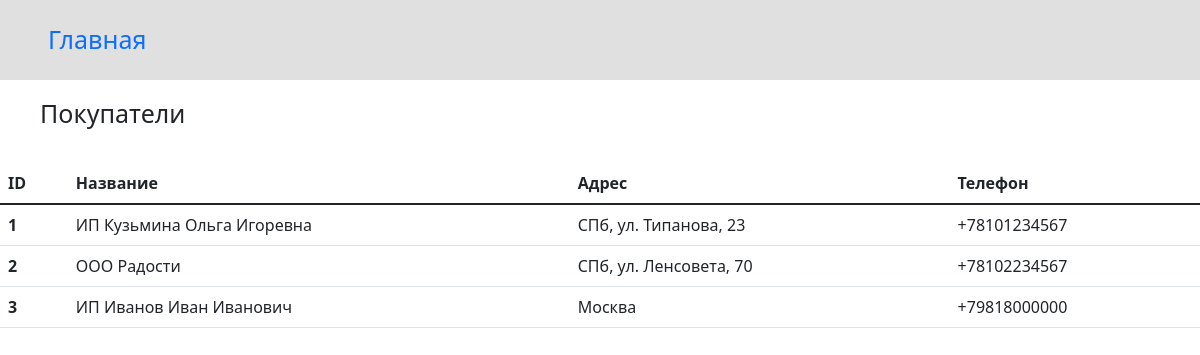
The page /show_customers/ on the database its author committed.
### store_app/models.py (models this page shows, shortened)
class Customer(models.Model):
    customer_name = models.CharField(max_length=100)
    customer_address = models.CharField(max_length=200, null=True, blank=True)
    customer_phone = models.CharField(max_length=50)

### store_app/views.py (the view)
# urls.py: path('show_customers/', views.show_customers),
def show_customers(request):
    customers = Customer.objects.all()
    return render(request, "show_customers.html", {"customers": customers})

### templates/show_customers.html (shortened to what this page needs)
<!DOCTYPE html>
<html lang="ru">
  <head>
    <link href="https://cdn.jsdelivr.net/npm/bootstrap@5.1.3/dist/css/bootstrap.min.css" rel="stylesheet">
  </head>
  <body>
  <header style="background-color: rgb(225, 224, 224);">
    <div class="text-bg-light p-2">
       <a class="nav-item nav-link" href="/" style="font-size: 25px; padding: 13px 40px;">Главная</a>
    </div>
  </header>
  <main>
    <p style="font-size: 25px; padding: 15px 40px;">Покупатели</p>
  <table class="table table-hover">
  <thead>
    <tr>
      <th scope="col">ID</th>
      <th scope="col">Название</th>
      <th scope="col">Адрес</th>
      <th scope="col">Телефон</th>
    </tr>
  </thead>
    <tbody>
      {% for customer in customers %}
      <tr>
        <th scope="row">{{customer.id}}</th>
        <td>{{customer.customer_name}}</td>
        <td>{{customer.customer_address}}</td>
        <td>{{customer.customer_phone}}</td>
      </tr>
      {% endfor %}
    </tbody>
  </table>
  </main>
  </body>
</html>

### rows shown on the page
Customer: id "1", customer_name "ИП Кузьмина Ольга Игоревна", customer_address "СПб, ул. Типанова, 23", customer_phone "+78101234567"
Customer: id "2", customer_name "ООО Радости", customer_address "СПб, ул. Ленсовета, 70", customer_phone "+78102234567"
Customer: id "3", customer_name "ИП Иванов Иван Иванович", customer_address "Москва", customer_phone "+79818000000"
